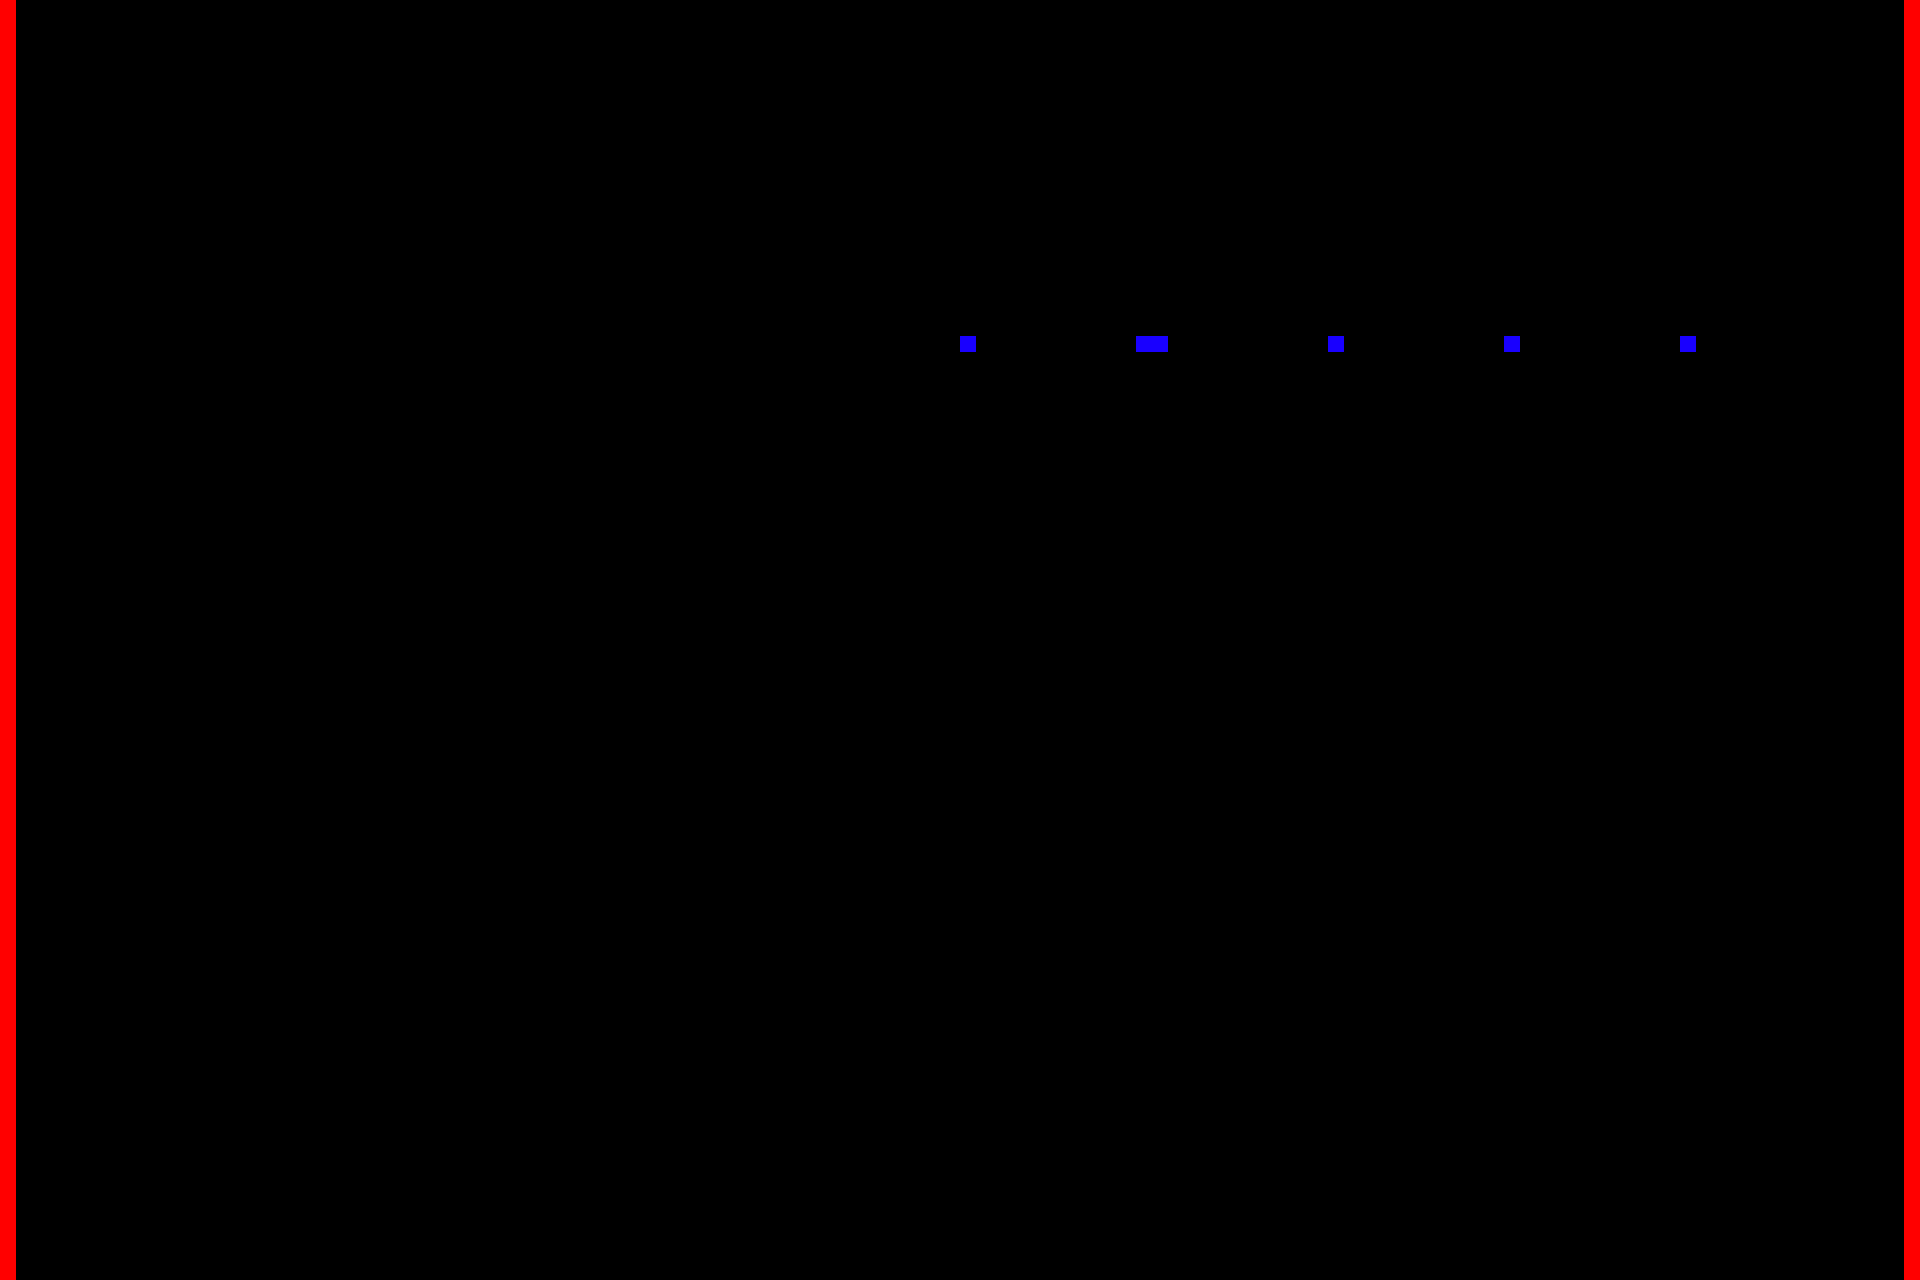

This is a level from a 2D game, rendered from its Tiled map with the project's own tilesets. A one-line summary and the map file follow, with tile-layer data summarised:
An orthogonal 120x80 tile map with 16x16 px tiles, 4 tile layers (BackgroundDecorator, Collision, HiddenCollision, ForegroundDecorator), 3 tilesets and 13 objects (5x EagleEnemy, 2x MovingPlatform, Spawn Point, TutorialText, Exit, ...).

<map version="1.2" tiledversion="1.2.4" orientation="orthogonal" renderorder="right-down" width="120" height="80" tilewidth="16" tileheight="16" infinite="0" nextlayerid="30" nextobjectid="575">
 <tileset firstgid="1" name="props" tilewidth="16" tileheight="16" tilecount="364" columns="26">
  <image source="../tilesets/environment/props.png" width="416" height="224" />
  <tile id="317">
   <properties>
    <property name="collides" type="bool" value="true" />
   </properties>
  </tile>
  <tile id="321">
   <properties>
    <property name="collide_dmg" type="bool" value="true" />
   </properties>
  </tile>
 </tileset>
 <tileset firstgid="365" name="widgets" tilewidth="16" tileheight="16" tilecount="8" columns="8">
  <image source="../tilesets/widgets/widgets.png" width="128" height="16" />
  <tile id="0">
   <properties>
    <property name="widget" type="bool" value="true" />
   </properties>
  </tile>
  <tile id="1">
   <properties>
    <property name="collides" type="bool" value="true" />
    <property name="widget" type="bool" value="true" />
   </properties>
  </tile>
  <tile id="2">
   <properties>
    <property name="widget" type="bool" value="true" />
   </properties>
  </tile>
  <tile id="4">
   <properties>
    <property name="widget" type="bool" value="true" />
   </properties>
  </tile>
  <tile id="5">
   <properties>
    <property name="widget" type="bool" value="true" />
   </properties>
  </tile>
  <tile id="6">
   <properties>
    <property name="widget" type="bool" value="true" />
   </properties>
  </tile>
  <tile id="7">
   <properties>
    <property name="widget" type="bool" value="true" />
   </properties>
  </tile>
 </tileset>
 <tileset firstgid="373" name="tileset" tilewidth="16" tileheight="16" tilecount="585" columns="15">
  <image source="../tilesets/environment/tileset-extruded.png" width="240" height="624" />
  <tile id="16">
   <properties>
    <property name="collides" type="bool" value="true" />
   </properties>
  </tile>
  <tile id="18">
   <properties>
    <property name="collides" type="bool" value="true" />
   </properties>
  </tile>
  <tile id="20">
   <properties>
    <property name="collides" type="bool" value="true" />
   </properties>
  </tile>
  <tile id="22">
   <properties>
    <property name="collides" type="bool" value="true" />
   </properties>
  </tile>
  <tile id="24">
   <properties>
    <property name="collide_top_only" type="bool" value="true" />
    <property name="collides" type="bool" value="true" />
   </properties>
  </tile>
  <tile id="26">
   <properties>
    <property name="collide_top_only" type="bool" value="true" />
    <property name="collides" type="bool" value="true" />
   </properties>
  </tile>
  <tile id="28">
   <properties>
    <property name="collides" type="bool" value="true" />
   </properties>
  </tile>
  <tile id="110">
   <properties>
    <property name="collides" type="bool" value="true" />
   </properties>
  </tile>
  <tile id="114">
   <properties>
    <property name="collides" type="bool" value="true" />
   </properties>
  </tile>
  <tile id="116">
   <properties>
    <property name="collides" type="bool" value="true" />
   </properties>
  </tile>
  <tile id="118">
   <properties>
    <property name="collide_top_only" type="bool" value="true" />
    <property name="collides" type="bool" value="true" />
   </properties>
  </tile>
  <tile id="136">
   <properties>
    <property name="collide_top_only" type="bool" value="true" />
    <property name="collides" type="bool" value="true" />
   </properties>
  </tile>
  <tile id="138">
   <properties>
    <property name="collides" type="bool" value="true" />
   </properties>
  </tile>
  <tile id="148">
   <properties>
    <property name="collides" type="bool" value="true" />
   </properties>
  </tile>
  <tile id="166">
   <properties>
    <property name="collides" type="bool" value="true" />
   </properties>
  </tile>
  <tile id="168">
   <properties>
    <property name="collides" type="bool" value="true" />
   </properties>
  </tile>
  <tile id="170">
   <properties>
    <property name="collides" type="bool" value="true" />
   </properties>
  </tile>
  <tile id="172">
   <properties>
    <property name="collide_top_only" type="bool" value="true" />
    <property name="collides" type="bool" value="true" />
   </properties>
  </tile>
  <tile id="174">
   <properties>
    <property name="collide_top_only" type="bool" value="true" />
    <property name="collides" type="bool" value="true" />
   </properties>
  </tile>
  <tile id="228">
   <properties>
    <property name="collides" type="bool" value="true" />
   </properties>
  </tile>
  <tile id="230">
   <properties>
    <property name="collides" type="bool" value="true" />
   </properties>
  </tile>
  <tile id="232">
   <properties>
    <property name="collides" type="bool" value="true" />
   </properties>
  </tile>
  <tile id="268">
   <properties>
    <property name="collides" type="bool" value="true" />
   </properties>
  </tile>
  <tile id="290">
   <properties>
    <property name="collides" type="bool" value="true" />
   </properties>
  </tile>
  <tile id="292">
   <properties>
    <property name="collides" type="bool" value="true" />
   </properties>
  </tile>
  <tile id="294">
   <properties>
    <property name="collides" type="bool" value="true" />
   </properties>
  </tile>
  <tile id="326">
   <properties>
    <property name="collides" type="bool" value="false" />
   </properties>
  </tile>
  <tile id="328">
   <properties>
    <property name="collides" type="bool" value="false" />
   </properties>
  </tile>
  <tile id="346">
   <properties>
    <property name="collides" type="bool" value="true" />
   </properties>
  </tile>
  <tile id="476">
   <properties>
    <property name="collides" type="bool" value="true" />
   </properties>
  </tile>
  <tile id="560">
   <properties>
    <property name="collides" type="bool" value="true" />
   </properties>
  </tile>
 </tileset>
 <layer id="26" name="BackgroundDecorator" width="120" height="80" locked="1">
  <data>[9600 cells, 0 non-empty, 0 distinct tile ids]</data>
 </layer>
 <layer id="27" name="Collision" width="120" height="80">
  <data>[9600 cells, 6 non-empty, 1 distinct tile ids]</data>
 </layer>
 <layer id="28" name="HiddenCollision" width="120" height="80" locked="1">
  <data>[9600 cells, 160 non-empty, 1 distinct tile ids]</data>
 </layer>
 <layer id="29" name="ForegroundDecorator" width="120" height="80" locked="1" opacity="0.95">
  <data>[9600 cells, 0 non-empty, 0 distinct tile ids]</data>
 </layer>
 <objectgroup id="5" name="Objects">
  <object id="1" name="Spawn Point" x="477.333" y="-41.3333">
   <point />
  </object>
  <object id="229" name="TutorialText" x="-73" y="-266" width="301.167" height="44.1667">
   <text wrap="1" color="#ffffff" halign="center">Moving platforms like this one can be used to move throughout the level. </text>
  </object>
  <object id="280" name="Exit" x="-80" y="16" width="16" height="16" />
  <object id="479" name="ExtraLife" x="32" y="-48" width="16" height="16" />
  <object id="513" name="MovingPlatform" x="272" y="-64" width="16" height="16" />
  <object id="514" name="MovingPlatform" x="240" y="-64" width="16" height="16" />
  <object id="550" name="FrogEnemy" x="32" y="-112" width="16" height="16" />
  <object id="554" name="Gem" x="96" y="-112" width="16" height="16" />
  <object id="558" name="EagleEnemy" x="1296" y="336" width="16" height="16" />
  <object id="559" name="EagleEnemy" x="1104" y="336" width="16" height="16" />
  <object id="560" name="EagleEnemy" x="1472" y="336" width="16" height="16" />
  <object id="561" name="EagleEnemy" x="1648" y="336" width="16" height="16" />
  <object id="562" name="EagleEnemy" x="1824" y="336" width="16" height="16" />
 </objectgroup>
</map>
